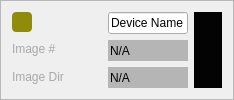
       <widget class="QFrame" name="frame_Main_Basic">
        <property name="styleSheet">
         <string notr="true">#frame_Main_Basic{
border:1px solid rgb(168,168,168)
}</string>
        </property>
        <property name="frameShape">
         <enum>QFrame::StyledPanel</enum>
        </property>
        <property name="frameShadow">
         <enum>QFrame::Raised</enum>
        </property>
        <layout class="QGridLayout" name="gridLayout" columnstretch="1,6,6">
         <item row="0" column="1">
          <layout class="QVBoxLayout" name="verticalLayout_Main_Basic2">
           <item>
            <widget class="QLineEdit" name="lineEdit_Device_Name">
             <property name="sizePolicy">
              <sizepolicy hsizetype="Expanding" vsizetype="Preferred">
               <horstretch>0</horstretch>
               <verstretch>0</verstretch>
              </sizepolicy>
             </property>
             <property name="minimumSize">
              <size>
               <width>80</width>
               <height>20</height>
              </size>
             </property>
             <property name="text">
              <string>Device Name</string>
             </property>
             <property name="alignment">
              <set>Qt::AlignLeading|Qt::AlignLeft|Qt::AlignVCenter</set>
             </property>
            </widget>
           </item>
           <item>
            <widget class="QLineEdit" name="lineEdit_ImageNumber">
             <property name="sizePolicy">
              <sizepolicy hsizetype="Expanding" vsizetype="Preferred">
               <horstretch>0</horstretch>
               <verstretch>0</verstretch>
              </sizepolicy>
             </property>
             <property name="minimumSize">
              <size>
               <width>80</width>
               <height>20</height>
              </size>
             </property>
             <property name="toolTip">
              <string>Updates when scan starts</string>
             </property>
             <property name="styleSheet">
              <string notr="true">#lineEdit_ImageNumber{
background: rgb(181, 181, 181);
border: grey;
}</string>
             </property>
             <property name="text">
              <string>N/A</string>
             </property>
             <property name="alignment">
              <set>Qt::AlignLeading|Qt::AlignLeft|Qt::AlignVCenter</set>
             </property>
             <property name="readOnly">
              <bool>true</bool>
             </property>
            </widget>
           </item>
           <item>
            <widget class="QLineEdit" name="lineEdit_ImageDir">
             <property name="sizePolicy">
              <sizepolicy hsizetype="Expanding" vsizetype="Preferred">
               <horstretch>0</horstretch>
               <verstretch>0</verstretch>
              </sizepolicy>
             </property>
             <property name="minimumSize">
              <size>
               <width>80</width>
               <height>20</height>
              </size>
             </property>
             <property name="toolTip">
              <string>Updates when scan starts</string>
             </property>
             <property name="styleSheet">
              <string notr="true">#lineEdit_ImageDir{
background: rgb(181, 181, 181);
border: grey;
}</string>
             </property>
             <property name="text">
              <string>N/A</string>
             </property>
             <property name="alignment">
              <set>Qt::AlignLeading|Qt::AlignLeft|Qt::AlignVCenter</set>
             </property>
             <property name="readOnly">
              <bool>true</bool>
             </property>
            </widget>
           </item>
          </layout>
         </item>
         <item row="0" column="0">
          <layout class="QVBoxLayout" name="verticalLayout_Main_Basic1" stretch="1,1,1">
           <item>
            <widget class="QPushButton" name="pushButton_Servers">
             <property name="sizePolicy">
              <sizepolicy hsizetype="Fixed" vsizetype="Fixed">
               <horstretch>0</horstretch>
               <verstretch>0</verstretch>
              </sizepolicy>
             </property>
             <property name="minimumSize">
              <size>
               <width>20</width>
               <height>20</height>
              </size>
             </property>
             <property name="maximumSize">
              <size>
               <width>20</width>
               <height>20</height>
              </size>
             </property>
             <property name="styleSheet">
              <string notr="true">#pushButton_Servers{
background: rgb(144, 140, 9);
 border-radius: 4px;
}</string>
             </property>
             <property name="text">
              <string/>
             </property>
            </widget>
           </item>
           <item>
            <widget class="QLabel" name="label_ImageNum">
             <property name="minimumSize">
              <size>
               <width>90</width>
               <height>0</height>
              </size>
             </property>
             <property name="styleSheet">
              <string notr="true">#label_ImageNum{
color: rgb(168, 168, 168)
}</string>
             </property>
             <property name="text">
              <string>Image #</string>
             </property>
            </widget>
           </item>
           <item>
            <widget class="QLabel" name="label_ImageDir">
             <property name="minimumSize">
              <size>
               <width>90</width>
               <height>0</height>
              </size>
             </property>
             <property name="styleSheet">
              <string notr="true">#label_ImageDir{
color: rgb(168, 168, 168)
}</string>
             </property>
             <property name="text">
              <string>Image Dir</string>
             </property>
            </widget>
           </item>
          </layout>
         </item>
         <item row="0" column="2">
          <widget class="QFrame" name="frame_FourTerminalPicture">
           <property name="styleSheet">
            <string notr="true">image: url(:/Pictures/Pictures/Four Terminal.png);
background-color: rgb(3, 3, 3);</string>
           </property>
           <property name="frameShape">
            <enum>QFrame::StyledPanel</enum>
           </property>
           <property name="frameShadow">
            <enum>QFrame::Raised</enum>
           </property>
          </widget>
         </item>
        </layout>
       </widget>
